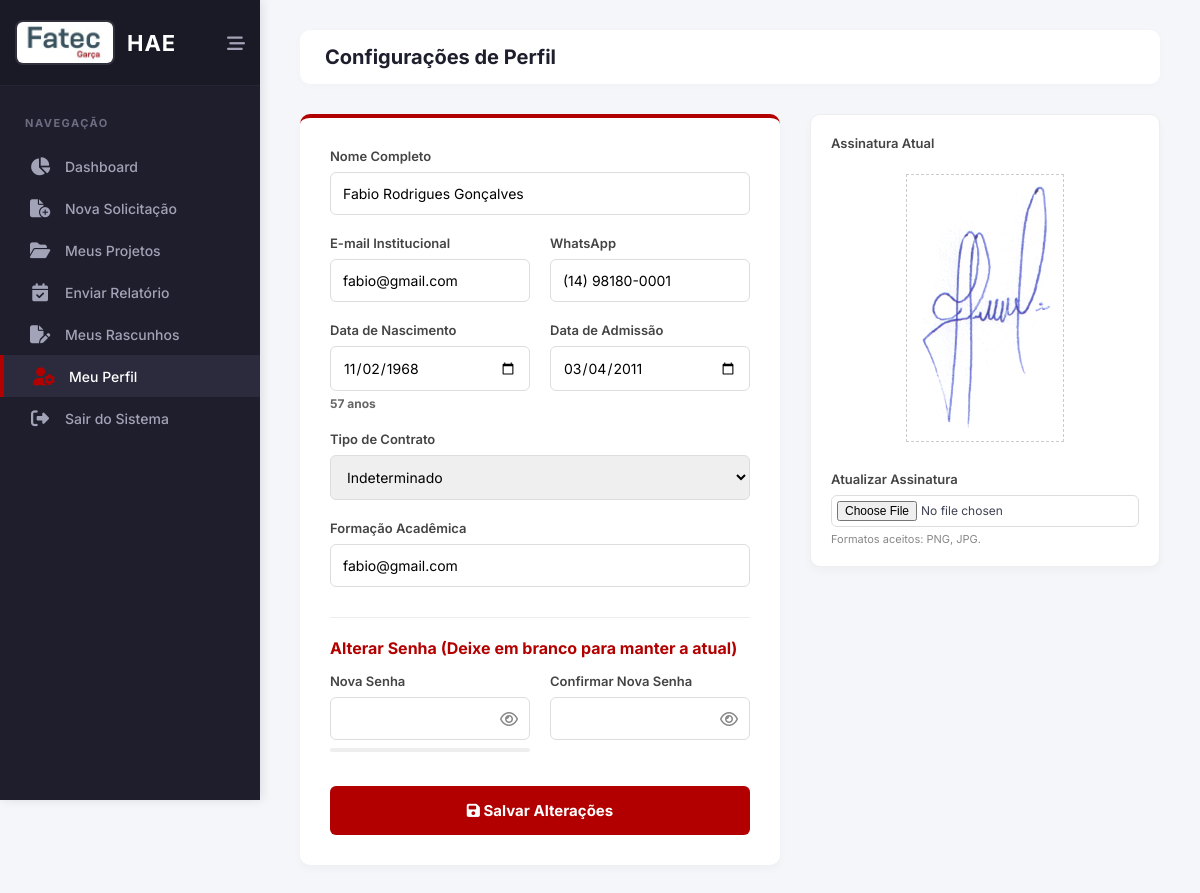
The app's page /perfil.php (signed in) with its own data.
### tables this page shows
CREATE TABLE `usuarios` (
  `id` int(11) NOT NULL,
  `nome` varchar(100) NOT NULL,
  `email` varchar(100) NOT NULL,
  `telefone_whatsapp` varchar(20) DEFAULT NULL,
  `funcao` enum('Professor','Coordenador','Diretor') NOT NULL,
  `data_nascimento` date DEFAULT NULL,
  `data_admissao` date DEFAULT NULL,
  `tipo_contrato` enum('Determinado','Indeterminado') DEFAULT NULL,
  `formacao_academica` text DEFAULT NULL,
  `assinatura_path` varchar(255) DEFAULT NULL,
  `senha` varchar(255) NOT NULL,
  `primeiro_acesso` tinyint(1) DEFAULT 1
);

### perfil.php (the view, shortened to what this page needs)
<?php
require 'config/conexao.php';
$usuario_id = $_SESSION['usuario_id'];
$stmt = $pdo->prepare("SELECT * FROM usuarios WHERE id = ?");
$stmt->execute([$usuario_id]);
$user = $stmt->fetch(PDO::FETCH_ASSOC);
$pagina_atual = basename($_SERVER['PHP_SELF']);
?>
<!DOCTYPE html>
<html lang="pt-BR">
<head>
    <link rel="stylesheet" href="assets/css/painel.css">
    <link rel="stylesheet" href="https://cdnjs.cloudflare.com/ajax/libs/font-awesome/6.4.0/css/all.min.css">
</head>
<body>
<aside class="sidebar" id="sidebar">
        <div class="sidebar-header">
            <a href="painel.php" class="brand">
                <img src="img/cps_fatecgarca_logo.jfif" alt="Logo Fatec">
                <h2 class="brand-text">HAE</h2>
            </a>
            <button class="collapse-btn" id="collapse-btn" title="Minimizar Menu">
                <i class="fa-solid fa-bars-staggered"></i>
            </button>
        </div>
        <nav class="menu">
            <div class="menu-title">Navegação</div>
            <ul>
                <li>
                    <a href="painel.php" class="<?php echo ($pagina_atual == 'painel.php') ? 'active' : ''; ?>">
                        <i class="fa-solid fa-chart-pie"></i> <span class="menu-text">Dashboard</span>
                    </a>
                </li>
                <?php if ($_SESSION['usuario_funcao'] == 'Professor'): ?>
                    <li>
                        <a href="nova_solicitacao.php" class="<?php echo ($pagina_atual == 'nova_solicitacao.php') ? 'active' : ''; ?>">
                            <i class="fa-solid fa-file-circle-plus"></i> <span class="menu-text">Nova Solicitação</span>
                        </a>
                    </li>
                    <li>
                        <a href="meus_projetos.php" class="<?php echo ($pagina_atual == 'meus_projetos.php') ? 'active' : ''; ?>">
                            <i class="fa-solid fa-folder-open"></i> <span class="menu-text">Meus Projetos</span>
                        </a>
                    </li>
                    <li>
                        <a href="enviar_relatorio.php" class="<?php echo ($pagina_atual == 'enviar_relatorio.php') ? 'active' : ''; ?>">
                            <i class="fa-solid fa-calendar-check"></i> <span class="menu-text">Enviar Relatório</span>
                        </a>
                    </li>
                    <li>
                        <a href="meus_rascunhos.php" class="<?php echo ($pagina_atual == 'meus_rascunhos.php') ? 'active' : ''; ?>">
                            <i class="fa-solid fa-file-pen"></i> <span class="menu-text">Meus Rascunhos</span>
                        </a>
                    </li>
                <?php endif; ?>
                <li>
                    <a href="perfil.php" class="<?php echo ($pagina_atual == 'perfil.php') ? 'active' : ''; ?>">
                        <i class="fa-solid fa-user-gear"></i> <span class="menu-text">Meu Perfil</span>
                    </a>
                </li>
                <li>
                    <a href="logout.php" class="logout-link">
                        <i class="fa-solid fa-right-from-bracket"></i> <span class="menu-text">Sair do Sistema</span>
                    </a>
                </li>
            </ul>
        </nav>
    </aside>
    <main class="main-content">
        <header class="header">
            <div class="header-top">
                <h1>Configurações de Perfil</h1>
            </div>
        </header>
        <div class="perfil-container">
            <div class="form-card">
                <form method="POST" enctype="multipart/form-data" id="perfil-form" autocomplete="off">
                    <div class="grid">
                        <div class="full">
                            <label>Nome Completo</label>
                            <input type="text" name="nome" value="<?php echo htmlspecialchars($user['nome']); ?>" required>
                        </div>
                        <div>
                            <label>E-mail Institucional</label>
                            <input type="email" name="email" value="<?php echo htmlspecialchars($user['email']); ?>" required>
                        </div>
                        <div>
                            <label>WhatsApp</label>
                            <input type="text" name="whatsapp" id="whatsapp" value="<?php echo htmlspecialchars($user['telefone_whatsapp']); ?>" required>
                        </div>
                        <div>
                            <label>Data de Nascimento</label>
                            <input type="date" name="data_nascimento" id="data_nascimento" value="<?php echo $user['data_nascimento']; ?>" required oninput="calculateAge(this.value)">
                            <span id="idade-display" class="idade-info"></span>
                        </div>
                        <div>
                            <label>Data de Admissão</label>
                            <input type="date" name="data_admissao" value="<?php echo $user['data_admissao']; ?>" required>
                        </div>
                        <div class="full">
                            <label>Tipo de Contrato</label>
                            <select name="tipo_contrato" required>
                                <option value="Indeterminado" <?php echo ($user['tipo_contrato'] == 'Indeterminado') ? 'selected' : ''; ?>>Indeterminado</option>
                            </select>
                        </div>
                        <div class="full">
                            <label>Formação Acadêmica</label>
                            <input type="text" name="formacao_academica" value="<?php echo htmlspecialchars($user['formacao_academica']); ?>" required>
                        </div>
                    </div>
                    <h3 style="font-size:16px; margin: 30px 0 15px 0; color: var(--fatec-red); border-top: 1px solid #eee; padding-top: 20px;">Alterar Senha (Deixe em branco para manter a atual)</h3>
                    <div class="grid">
                        <div class="input-with-icon">
                            <label>Nova Senha</label>
                            <input type="password" name="nova_senha" id="nova_senha" autocomplete="new-password" oninput="checkStrength(this.value)">
                            <i class="fa-regular fa-eye toggle-password" onclick="toggleVisibility('nova_senha', this)"></i>
                            <div class="strength-meter"><div id="strength-bar" class="strength-bar"></div></div>
                        </div>
                        <div class="input-with-icon">
                            <label>Confirmar Nova Senha</label>
                            <input type="password" name="confirma_senha" id="confirma_senha" autocomplete="new-password" oninput="validateMatch()">
                            <i class="fa-regular fa-eye toggle-password" onclick="toggleVisibility('confirma_senha', this)"></i>
                        </div>
                    </div>
                    <div style="margin-top: 30px;">
                        <button type="submit" class="btn-save" id="submitBtn"><i class="fa-solid fa-floppy-disk"></i> Salvar Alterações</button>
                    </div>
                </form>
            </div>
            <div class="signature-column">
                <div class="signature-preview">
                    <label style="text-align: left;">Assinatura Atual</label>
                    <?php if($user['assinatura_path']): ?>
                        <img src="<?php echo $user['assinatura_path']; ?>" alt="Assinatura">
                    <?php else: ?>
                        <p style="font-size: 12px; color: #999; margin: 20px 0;">Nenhuma assinatura cadastrada.</p>
                    <?php endif; ?>
                    <div style="margin-top: 25px; text-align: left;">
                        <label>Atualizar Assinatura</label>
                        <input type="file" name="assinatura" form="perfil-form" style="padding: 5px; font-size: 12px;">
                        <p style="font-size: 11px; color: #888; margin-top: 5px;">Formatos aceitos: PNG, JPG.</p>
                    </div>
                </div>
            </div>
        </div>
    </main>
</body>
</html>

### assets/CSS/painel.css (style rules this page uses)
:root { --fatec-red: #b20000; --fatec-red-hover: #8a0000; --sidebar-bg: #1e1e2d; --sidebar-bg-hover: #2b2b3d; --sidebar-color: #a2a3b7; --sidebar-active: #ffffff; --body-bg: #f4f6f9; --text-color: #3f4254; --sidebar-width: 260px; --sidebar-collapsed-width: 80px; }
* { margin: 0; padding: 0; box-sizing: border-box; font-family: 'Inter', sans-serif; }
body { background-color: var(--body-bg); color: var(--text-color); display: flex; min-height: 100vh; overflow-x: hidden; }
.sidebar { width: var(--sidebar-width); background-color: var(--sidebar-bg); color: var(--sidebar-color); height: 100vh; position: fixed; left: 0; top: 0; transition: all 0.3s cubic-bezier(0.25, 0.8, 0.25, 1); z-index: 1000; display: flex; flex-direction: column; box-shadow: 2px 0 10px rgba(0,0,0,0.1); }
.sidebar-header { padding: 20px 15px; background-color: #1a1a27; display: flex; flex-direction: row; align-items: center; justify-content: space-between; border-bottom: 1px solid rgba(255,255,255,0.05); min-height: 80px; }
.brand { display: flex; flex-direction: row; align-items: center; text-decoration: none; color: #fff; gap: 12px; }
.brand img { width: 100px; height: 45px; object-fit: cover; border-radius: 8px; border: 2px solid rgba(255, 255, 255, 0.1); transition: 0.3s; }
.brand-text { font-size: 22px; font-weight: 700; letter-spacing: 1px; color: var(--sidebar-active); transition: 0.3s; white-space: nowrap; }
.collapse-btn { position: static; background: transparent; border: none; color: var(--sidebar-color); font-size: 18px; cursor: pointer; transition: 0.3s; display: flex; align-items: center; }
.menu { flex: 1; overflow-y: auto; padding: 20px 0; }
.menu-title { padding: 10px 25px; font-size: 11px; text-transform: uppercase; letter-spacing: 1.5px; color: #6c6d83; font-weight: 700; margin-bottom: 5px; white-space: nowrap; }
.menu ul { list-style: none; }
.menu ul li a { display: flex; align-items: center; padding: 12px 25px; color: var(--sidebar-color); text-decoration: none; font-size: 14px; font-weight: 500; transition: 0.3s; white-space: nowrap; }
.menu ul li a i { font-size: 18px; width: 30px; text-align: center; margin-right: 10px; transition: 0.3s; }
.menu ul li a:hover, .menu ul li a.active { background-color: var(--sidebar-bg-hover); color: var(--sidebar-active); border-left: 4px solid var(--fatec-red); }
.menu ul li a:hover i, .menu ul li a.active i { color: var(--fatec-red); }
.main-content { flex: 1; margin-left: var(--sidebar-width); padding: 30px 40px; transition: all 0.3s cubic-bezier(0.25, 0.8, 0.25, 1); width: calc(100% - var(--sidebar-width)); }
.header { display: flex; justify-content: space-between; align-items: center; margin-bottom: 30px; background: #fff; padding: 15px 25px; border-radius: 10px; box-shadow: 0 2px 10px rgba(0,0,0,0.02); }
.header-top { display: flex; align-items: center; gap: 15px; }
.header-top h1 { font-size: 20px; color: #1e1e2d; font-weight: 700; margin: 0; }

### records on screen
usuarios: nome "Fabio Rodrigues Gonçalves", email "fabio@gmail.com", whatsapp "(14) 98180-0001", data_nascimento "11/02/1968", data_admissao "03/04/2011", tipo_contrato "Indeterminado", formacao_academica "fabio@gmail.com", assinatura_path (picture)
